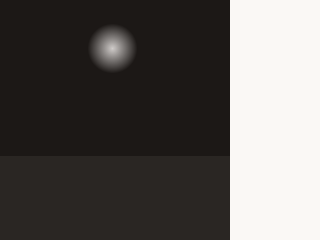
#> input picture emlak-aydinlatma/tests/fixtures/dark_room_window.png, 320 x 240 px
$ python -i analysis.py   (imports and definitions only)
#> lines starting #> are read from the running program, lines starting #| are printed output that depends on the picture; after the words box and inside, x2 and y2 are one past the last pixel; in counts of white or black regions, pixels touching at a corner belong together
#> further down, picture is the input picture: shape (240, 320, 3); mean B, G, R 89.5, 92, 95.5
"""Per-image luminance / exposure analysis for real-estate photos."""

from __future__ import annotations

from dataclasses import dataclass

import cv2
import numpy as np


@dataclass(frozen=True)
class ImageAnalysis:
    """Measurable scene stats used to pick exposure / shadow strength."""

    mean_luminance: float
    median_luminance: float
    shadow_ratio: float
    midtone_ratio: float
    highlight_ratio: float
    clipped_highlight_pct: float
    contrast: float
    channel_cast: tuple[float, float, float]
    noise_risk: float
    suggested_exposure: float
    suggested_shadow: float
    suggested_local: float


def _srgb_to_linear(channel: np.ndarray) -> np.ndarray:
    """Approximate sRGB → linear (channel in 0..1)."""
    c = np.clip(channel, 0.0, 1.0)
    return np.where(c <= 0.04045, c / 12.92, ((c + 0.055) / 1.055) ** 2.4)


def luminance_rec709(bgr: np.ndarray) -> np.ndarray:
    """Rec.709 luma from BGR uint8, returned as float32 0..1 linear-ish."""
    bgr_f = bgr.astype(np.float32) / 255.0
    b, g, r = cv2.split(bgr_f)
    r_lin = _srgb_to_linear(r)
#> in _srgb_to_linear, `return np.where(c <= 0.04045, c / 12.92, ((c + 0.055) / 1.055) ** 2.4)`:
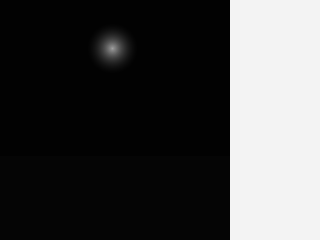
#> returned value: shape (240, 320) float32; min 0.0116, max 0.956, mean 0.283
    g_lin = _srgb_to_linear(g)
    b_lin = _srgb_to_linear(b)
    return (0.2126 * r_lin + 0.7152 * g_lin + 0.0722 * b_lin).astype(np.float32)


def analyze_image(bgr: np.ndarray) -> ImageAnalysis:
    """Compute histogram ratios, cast, noise risk, and suggested gains."""
    if bgr is None or bgr.size == 0:
        raise ValueError("Boş görüntü")

    luma = luminance_rec709(bgr)
    mean_l = float(np.mean(luma))
#> mean_l = 0.277
    median_l = float(np.median(luma))
#> median_l = 0.02

    shadow_ratio = float(np.mean(luma < 0.12))
#> shadow_ratio = 0.71
    midtone_ratio = float(np.mean((luma >= 0.12) & (luma <= 0.70)))
#> midtone_ratio = 0.00887
    highlight_ratio = float(np.mean(luma > 0.70))
#> highlight_ratio = 0.281
    clipped_highlight_pct = float(np.mean(luma > 0.97) * 100.0)
#> clipped_highlight_pct = 0

    p10, p90 = np.percentile(luma, [10, 90])
#> p10 = 0.00958; p90 = 0.941
    contrast = float(p90 - p10)
#> contrast = 0.931

    b, g, r = cv2.split(bgr.astype(np.float32))
    means = np.array([np.mean(r), np.mean(g), np.mean(b)], dtype=np.float64)
#> means = [95.48, 92.04, 89.51]
    gray_mean = float(np.mean(means)) + 1e-6
#> gray_mean = 92.35
    cast = tuple(float(x / gray_mean) for x in means)  # type: ignore[assignment]
#> cast = (1.03, 0.997, 0.969)

    # Noise risk: high-frequency energy in shadow regions (downscaled)
    small = cv2.resize(luma, (0, 0), fx=0.25, fy=0.25, interpolation=cv2.INTER_AREA)
    blur = cv2.GaussianBlur(small, (0, 0), 1.2)
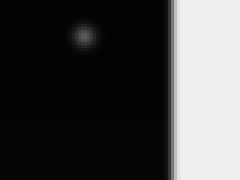
#> blur: shape (60, 80) float32 (shown 3 times larger); min 0.00958, max 0.941, mean 0.277
    hf = small - blur
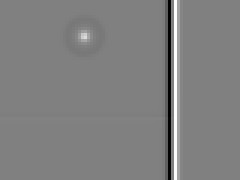
#> hf: shape (60, 80) float32 (shown 3 times larger); min -0.204, max 0.201, mean 1.05e-08; drawn with min black and max white
    shadow_mask = (small < 0.15).astype(np.float32)
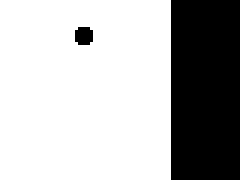
#> shadow_mask: shape (60, 80) float32 (shown 3 times larger); values 0 (black) and 1 (white), 70.6% white; 2 black regions, box (x1, y1, x2, y2) and area: (57, 0, 80, 60) 1380, (25, 9, 31, 15) 32
    shadow_pixels = float(np.sum(shadow_mask)) + 1e-6
#> shadow_pixels = 3388
    noise_energy = float(np.sqrt(np.sum((hf * shadow_mask) ** 2) / shadow_pixels))
#> noise_energy = 0.0277
    noise_risk = float(np.clip(noise_energy / 0.04, 0.0, 1.0))
#> noise_risk = 0.693

    # Prefer median / shadow-aware target so bright windows don't hide dark rooms
    shadow_mean = float(np.mean(luma[luma < 0.20])) if np.any(luma < 0.20) else mean_l
#> shadow_mean = 0.0149
    # Blend mean with median and shadow mean for exposure decision
    exposure_anchor = float(0.35 * mean_l + 0.40 * median_l + 0.25 * shadow_mean)
#> exposure_anchor = 0.109
    target = 0.34
    raw_exposure = np.log2((target + 1e-4) / (exposure_anchor + 1e-4))
#> raw_exposure = 1.65
    # Cap exposure aggressively for MVP safety
    suggested_exposure = float(np.clip(raw_exposure, 0.0, 1.25))
#> suggested_exposure = 1.25

    # More shadows / low floor → more shadow lift, tempered by noise
    # Also lift when contrast is high (bright window + dark floor) even if mean looks OK
    contrast_boost = float(np.clip((contrast - 0.35) * 0.5, 0.0, 0.25))
#> contrast_boost = 0.25
    suggested_shadow = float(
        np.clip(
            0.20 + shadow_ratio * 0.55 + contrast_boost - noise_risk * 0.15,
            0.10,
            0.72,
        )
    )
#> suggested_shadow = 0.72
    suggested_local = float(
        np.clip(0.08 * (1.0 - noise_risk) * (0.5 + shadow_ratio), 0.0, 0.18)
    )
#> suggested_local = 0.0298

    # If already bright overall and few shadows, dial back
    if mean_l > 0.45 and shadow_ratio < 0.25:
        suggested_exposure *= 0.35
        suggested_shadow *= 0.5
    if clipped_highlight_pct > 8.0:
        suggested_exposure = min(suggested_exposure, 0.55)

    return ImageAnalysis(
        mean_luminance=mean_l,
        median_luminance=median_l,
        shadow_ratio=shadow_ratio,
        midtone_ratio=midtone_ratio,
        highlight_ratio=highlight_ratio,
        clipped_highlight_pct=clipped_highlight_pct,
        contrast=contrast,
        channel_cast=cast,  # type: ignore[arg-type]
        noise_risk=noise_risk,
        suggested_exposure=suggested_exposure,
        suggested_shadow=suggested_shadow,
        suggested_local=suggested_local,
    )

>>> import cv2
>>> picture = cv2.imread('../../tests/fixtures/dark_room_window.png')
>>> result = analyze_image(picture)
